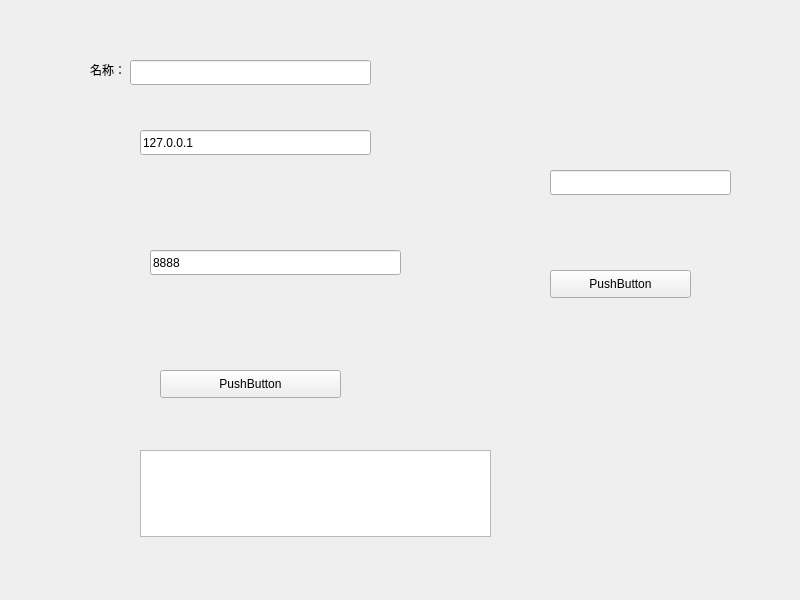
<?xml version="1.0" encoding="UTF-8"?>
<ui version="4.0">
 <class>Widget</class>
 <widget class="QWidget" name="Widget">
  <property name="geometry">
   <rect>
    <x>0</x>
    <y>0</y>
    <width>800</width>
    <height>600</height>
   </rect>
  </property>
  <property name="windowTitle">
   <string>Widget</string>
  </property>
  <widget class="QPushButton" name="pushButton">
   <property name="geometry">
    <rect>
     <x>160</x>
     <y>370</y>
     <width>181</width>
     <height>28</height>
    </rect>
   </property>
   <property name="text">
    <string>PushButton</string>
   </property>
  </widget>
  <widget class="QPushButton" name="pushButton_2">
   <property name="geometry">
    <rect>
     <x>550</x>
     <y>270</y>
     <width>141</width>
     <height>28</height>
    </rect>
   </property>
   <property name="text">
    <string>PushButton</string>
   </property>
  </widget>
  <widget class="QLineEdit" name="lineEdit">
   <property name="geometry">
    <rect>
     <x>140</x>
     <y>130</y>
     <width>231</width>
     <height>25</height>
    </rect>
   </property>
   <property name="text">
    <string>127.0.0.1</string>
   </property>
  </widget>
  <widget class="QLineEdit" name="lineEdit_2">
   <property name="geometry">
    <rect>
     <x>150</x>
     <y>250</y>
     <width>251</width>
     <height>25</height>
    </rect>
   </property>
   <property name="text">
    <string>8888</string>
   </property>
  </widget>
  <widget class="QLineEdit" name="lineEdit_3">
   <property name="geometry">
    <rect>
     <x>550</x>
     <y>170</y>
     <width>181</width>
     <height>25</height>
    </rect>
   </property>
  </widget>
  <widget class="QLineEdit" name="lineEdit_4">
   <property name="geometry">
    <rect>
     <x>130</x>
     <y>60</y>
     <width>241</width>
     <height>25</height>
    </rect>
   </property>
  </widget>
  <widget class="QLabel" name="label">
   <property name="geometry">
    <rect>
     <x>90</x>
     <y>60</y>
     <width>41</width>
     <height>19</height>
    </rect>
   </property>
   <property name="text">
    <string>名称：</string>
   </property>
  </widget>
  <widget class="QTextEdit" name="textEdit">
   <property name="geometry">
    <rect>
     <x>140</x>
     <y>450</y>
     <width>351</width>
     <height>87</height>
    </rect>
   </property>
   <property name="readOnly">
    <bool>true</bool>
   </property>
  </widget>
 </widget>
 <resources/>
 <connections/>
</ui>
